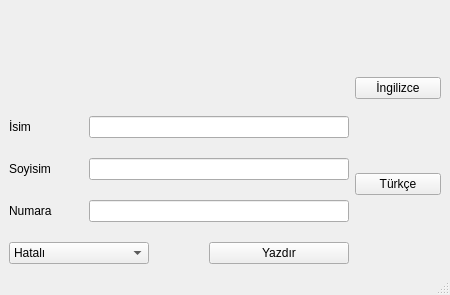
<?xml version="1.0" encoding="UTF-8"?>
<ui version="4.0">
 <class>MainWindow</class>
 <widget class="QMainWindow" name="MainWindow">
  <property name="geometry">
   <rect>
    <x>0</x>
    <y>0</y>
    <width>450</width>
    <height>295</height>
   </rect>
  </property>
  <property name="windowTitle">
   <string>MainWindow</string>
  </property>
  <widget class="QWidget" name="centralwidget">
   <layout class="QHBoxLayout" name="horizontalLayout_5">
    <item>
     <layout class="QVBoxLayout" name="verticalLayout">
      <property name="spacing">
       <number>20</number>
      </property>
      <item alignment="Qt::AlignHCenter">
       <widget class="QLabel" name="label">
        <property name="text">
         <string/>
        </property>
       </widget>
      </item>
      <item>
       <layout class="QHBoxLayout" name="horizontalLayout_3">
        <item>
         <widget class="QLabel" name="isimLabel">
          <property name="minimumSize">
           <size>
            <width>60</width>
            <height>0</height>
           </size>
          </property>
          <property name="text">
           <string>İsim</string>
          </property>
         </widget>
        </item>
        <item>
         <widget class="QLineEdit" name="isim"/>
        </item>
       </layout>
      </item>
      <item>
       <layout class="QHBoxLayout" name="horizontalLayout_2">
        <item>
         <widget class="QLabel" name="soyisimLabel">
          <property name="minimumSize">
           <size>
            <width>60</width>
            <height>0</height>
           </size>
          </property>
          <property name="text">
           <string>Soyisim</string>
          </property>
         </widget>
        </item>
        <item>
         <widget class="QLineEdit" name="soyisim"/>
        </item>
       </layout>
      </item>
      <item>
       <layout class="QHBoxLayout" name="horizontalLayout">
        <item>
         <widget class="QLabel" name="numaraLabel">
          <property name="minimumSize">
           <size>
            <width>60</width>
            <height>0</height>
           </size>
          </property>
          <property name="text">
           <string>Numara</string>
          </property>
         </widget>
        </item>
        <item>
         <widget class="QLineEdit" name="numara"/>
        </item>
       </layout>
      </item>
      <item>
       <layout class="QHBoxLayout" name="horizontalLayout_4">
        <item>
         <widget class="QComboBox" name="hataCombobox">
          <property name="minimumSize">
           <size>
            <width>140</width>
            <height>0</height>
           </size>
          </property>
          <property name="maximumSize">
           <size>
            <width>140</width>
            <height>16777215</height>
           </size>
          </property>
          <item>
           <property name="text">
            <string>Hatalı</string>
           </property>
          </item>
          <item>
           <property name="text">
            <string>Hata Yok</string>
           </property>
          </item>
          <item>
           <property name="text">
            <string>Bilinmiyor</string>
           </property>
          </item>
         </widget>
        </item>
        <item>
         <spacer name="horizontalSpacer">
          <property name="orientation">
           <enum>Qt::Horizontal</enum>
          </property>
          <property name="sizeHint" stdset="0">
           <size>
            <width>40</width>
            <height>20</height>
           </size>
          </property>
         </spacer>
        </item>
        <item>
         <widget class="QPushButton" name="yazdirButton">
          <property name="minimumSize">
           <size>
            <width>140</width>
            <height>0</height>
           </size>
          </property>
          <property name="maximumSize">
           <size>
            <width>140</width>
            <height>16777215</height>
           </size>
          </property>
          <property name="text">
           <string>Yazdır</string>
          </property>
         </widget>
        </item>
       </layout>
      </item>
     </layout>
    </item>
    <item>
     <layout class="QVBoxLayout" name="verticalLayout_2">
      <item>
       <widget class="QPushButton" name="selectDil">
        <property name="sizePolicy">
         <sizepolicy hsizetype="Expanding" vsizetype="Fixed">
          <horstretch>0</horstretch>
          <verstretch>0</verstretch>
         </sizepolicy>
        </property>
        <property name="text">
         <string>İngilizce</string>
        </property>
       </widget>
      </item>
      <item>
       <widget class="QPushButton" name="selectDil_2">
        <property name="sizePolicy">
         <sizepolicy hsizetype="Expanding" vsizetype="Fixed">
          <horstretch>0</horstretch>
          <verstretch>0</verstretch>
         </sizepolicy>
        </property>
        <property name="text">
         <string>Türkçe</string>
        </property>
       </widget>
      </item>
     </layout>
    </item>
   </layout>
  </widget>
  <widget class="QMenuBar" name="menubar">
   <property name="geometry">
    <rect>
     <x>0</x>
     <y>0</y>
     <width>450</width>
     <height>25</height>
    </rect>
   </property>
  </widget>
  <widget class="QStatusBar" name="statusbar"/>
 </widget>
 <resources/>
 <connections/>
</ui>
